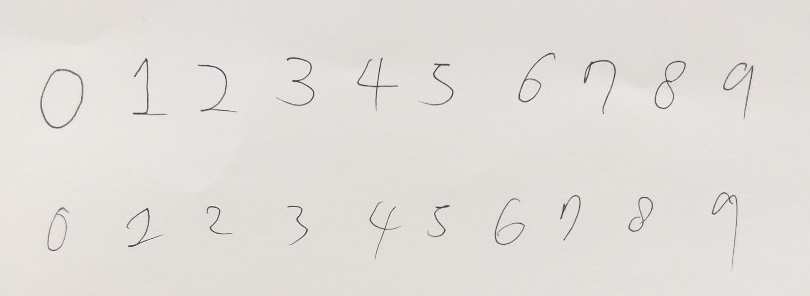
#> input picture number_data/20.jpg, 810 x 296 px
$ jupyter execute number_ROI.ipynb   (shell and % lines are left out)   (older library calls are emulated)
#> lines starting #> are read from the running program, lines starting #| are printed output that depends on the picture; after the words box and inside, x2 and y2 are one past the last pixel; in counts of white or black regions, pixels touching at a corner belong together
[cell 1]
import cv2
import numpy as np
import matplotlib.pyplot as plt

img = cv2.imread('number_data/20.jpg')
#> img is the input picture: shape (296, 810, 3); mean B, G, R 218.1, 222.1, 225.7

plt.figure(figsize=(15,12))
plt.imshow(img)

[cell 2]
img_gray = cv2.cvtColor(img, cv2.COLOR_BGR2GRAY)
plt.figure(figsize=(15,12))
plt.imshow(img_gray);

[cell 3]
img_blur = cv2.GaussianBlur(img_gray, (5, 5), 0)
plt.figure(figsize=(15,12))
plt.imshow(img_blur);

[cell 4]
ret, img_th = cv2.threshold(img_blur, 200, 200, cv2.THRESH_BINARY_INV)
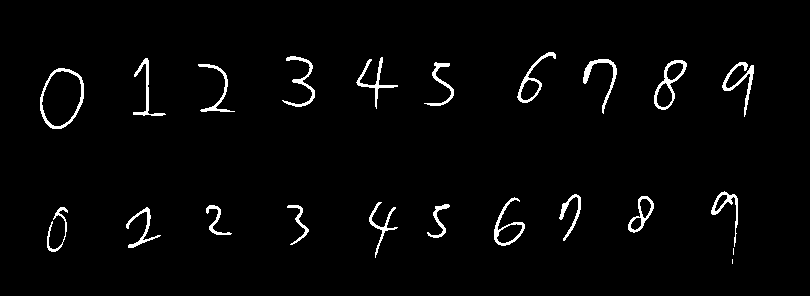
#> img_th: shape (296, 810); values 0 (black) and 200 (white), 2.5% white; 22 white regions (2 under 20 px)

image, contours, hierachy= cv2.findContours(img_th.copy(),
                                 cv2.RETR_EXTERNAL, cv2.CHAIN_APPROX_SIMPLE)
#> contours = 22 contours, 2 with area under 20; largest, box (x1, y1, x2, y2) and area: (40, 68, 84, 129) 1988, (654, 60, 687, 110) 782, (494, 197, 525, 246) 555, (517, 52, 556, 103) 510, (628, 196, 654, 233) 452

rects = [cv2.boundingRect(each) for each in contours]
#> rects = 22 items, first 6: (732, 259, 1, 5), (733, 248, 1, 7), (126, 207, 35, 41), (47, 207, 21, 45), (287, 205, 22, 40), (206, 205, 26, 30)
rects
#> Out has the same summary as rects

[cell 5]
tmp = [w*h for (x,y,w,h) in rects]
#> tmp = [5, 7, 1435, 945, 880, 780, 782, 1624, 1519, 962, 1034, 1512, 2684, 1776, 1760, 1320, 1650, 1870, 1914, 2184, 1683, 1989]
tmp.sort()
tmp
#> Out = [5, 7, 780, 782, 880, 945, 962, 1034, 1320, 1435, 1512, 1519, 1624, 1650, 1683, 1760, 1776, 1870, 1914, 1989, 2184, 2684]

[cell 6]
rects = [(x,y,w,h) for (x,y,w,h) in rects if ((w*h>500)and(w*h<500000))]
#> rects = 20 items, first 6: (126, 207, 35, 41), (47, 207, 21, 45), (287, 205, 22, 40), (206, 205, 26, 30), (427, 204, 23, 34), (369, 202, 29, 56)
print(len(rects))
#| 20
rects
#> Out has the same summary as rects

[cell 7]
for rect in rects:
    # Draw the rectangles
    cv2.rectangle(img, (rect[0], rect[1]),
                  (rect[0] + rect[2], rect[1] + rect[3]), (0, 255, 0), 5)
#> this loop made 20 passes
#> rect on passes 1 to 12: (126, 207, 35, 41), (47, 207, 21, 45), (287, 205, 22, 40), (206, 205, 26, 30), (427, 204, 23, 34), (369, 202, 29, 56), (494, 197, 31, 49), (628, 196, 26, 37), (559, 194, 22, 47), (711, 191, 27, 56), (40, 68, 44, 61), (198, 64, 37, 48)
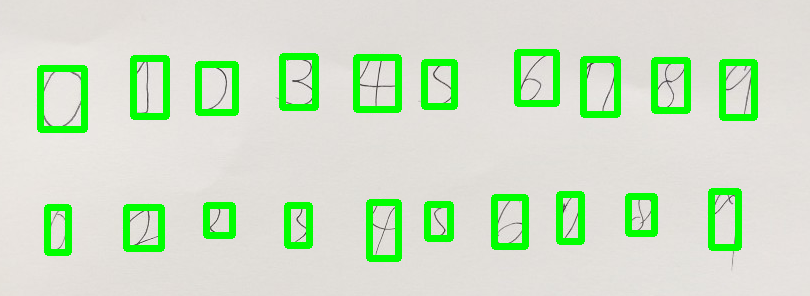
#> img: shape (296, 810, 3); 9.05% of pixels changed, all inside (x1, y1, x2, y2) = (37, 49, 758, 262)

plt.figure(figsize=(15,12))
plt.imshow(img);

[cell 8]
cv2.imwrite("number_ROI.jpg", img)
#> Out = True
